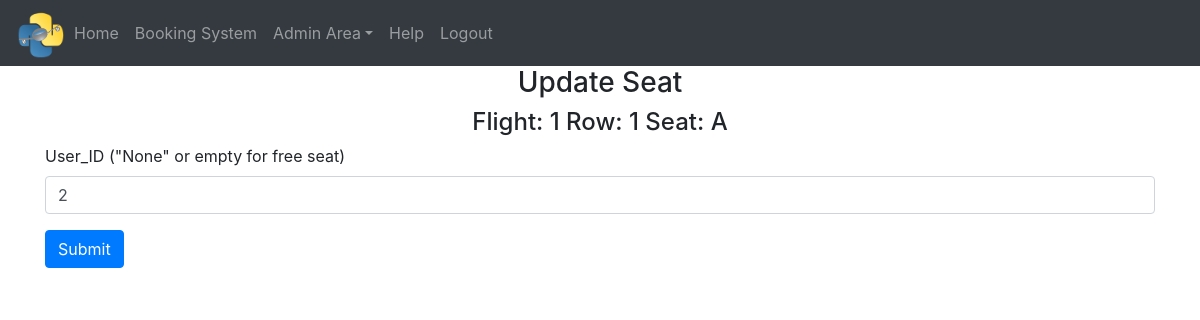
Page /admin-area/seats/update-seats/1 (signed in) on the committed database.
### website/models.py (models this page shows)
class Seat(db.Model):
    id = db.Column(db.Integer, primary_key=True)
    seat_flight = db.Column(db.String(10))
    seat_row = db.Column(db.String(5))
    seat_column = db.Column(db.String(5))
    seat_status = db.Column(db.String(10))
    seat_type = db.Column(db.String(10))
    seat_unique = db.Column(db.String(20), unique=True)
    user_id = db.Column(db.Integer, db.ForeignKey('user.id'))

### website/admin.py (the view)
@admins.route('/seats/update-seats/<int:id>', methods=['GET', 'POST'])
@login_required
def update_seat(id):
    admin = admin_user_checker(current_user)
    if admin:
        seat_to_update = Seat.query.get_or_404(id)
        if request.method == 'POST':
            seat_to_update.user_id = request.form['user_id']
            if seat_to_update.user_id == '' or seat_to_update.user_id == 'None':
                seat_to_update.seat_status = 'True'
            else:
                seat_to_update.seat_status = 'False'
            try:
                db.session.commit()
                flash('Account updated!', category='success')
                return redirect('/admin-area/seats')
            except:
                flash('Account NOT updated!', category='error')
                return redirect('/admin-area/seats')
        else:
            return render_template('admin_update_seat.html', user=current_user, seat_to_update=seat_to_update)
    else:
        return redirect('/')

### website/__init__.py (called while the page is built)
def create_app():
    from .views import views
    from .auth import auth
    from .admin import admins
    from .models import User, Seat
    app = Flask(__name__)
    app.config['SECRET_KEY'] = 'secret'
    app.config['SQLALCHEMY_DATABASE_URI'] = f'sqlite:///{DB_NAME}'
    app.config['FLASK_ADMIN_SWATCH'] = 'cerulean'
    app.register_blueprint(views, url_prefix='/')
    app.register_blueprint(auth, url_prefix='/')
    app.register_blueprint(admins, url_prefix='/admin-area')
    db.init_app(app)
    create_database(app)
    login_manager = LoginManager()
    login_manager.login_view = 'auth.login'
    login_manager.init_app(app)
    @login_manager.user_loader
    def load_user(id):
        return User.query.get(int(id))
    return app

### website/python_scripts.py (called while the page is built)
def admin_user_checker(current_user):
    if current_user.role == 'admin':
        return True
    else:
        flash('You need do be an Admin to access!!', category='error')
        return False

### website/templates/admin_update_seat.html
{% extends "base.html" %} {% block title %}Updating Seat{% endblock %}
{% block content %}
<form action="/admin-area/seats/update-seats/{{seat_to_update.id}}" method="POST">
  <h3 align="center">Update Seat </h3>
  <h4 align="center">Flight: {{seat_to_update.seat_flight}} Row: {{seat_to_update.seat_row}} Seat: {{seat_to_update.seat_column}} </h4>
  <div class="form-group">
    <label for="user_id">User_ID ("None" or empty for free seat)</label>
    <input
      type="text"
      class="form-control"
      id="user_id"
      name="user_id"
      value="{{ seat_to_update.user_id }}"
    />
  </div>
  <button type="submit" class="btn btn-primary">Submit</button>
</form>
{% endblock %}

### rows in the picture
Seat: seat_flight "1", seat_row "1", seat_column "A", user_id "2"
